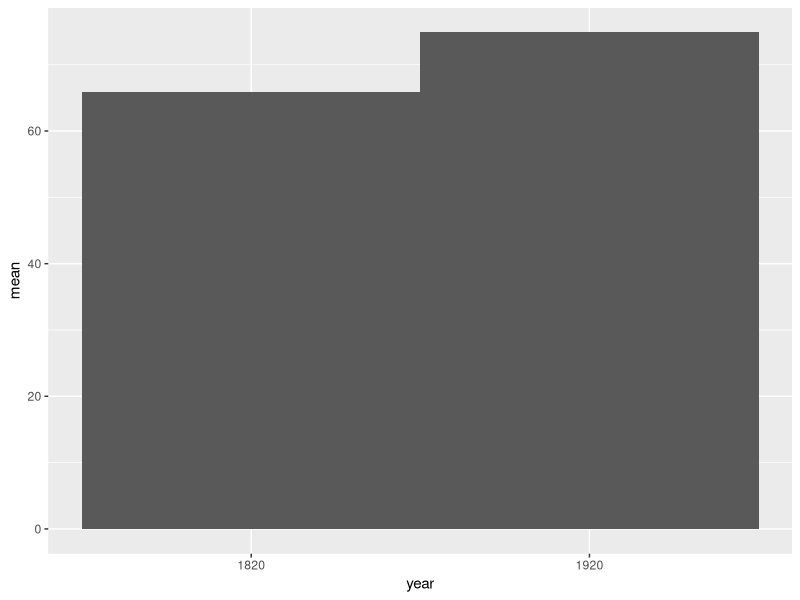

Recreate this plot in R.
library('tidyverse')

year_1820 <- read.csv("1820.csv")
year_1920 <- read.csv("1920.csv")

#Now all the information is in this data frames
#1820:
eighteenhundred <- year_1820

eighteenhundred$deathYear <- as.numeric(eighteenhundred$deathYear) 

eighteenhundred$birthYear <- as.numeric(eighteenhundred$birthYear) 

complete18 <- eighteenhundred %>%
  mutate(lifetime = deathYear - birthYear)

#1920:
nineteenhundred <- year_1920

nineteenhundred$deathYear <- as.numeric(nineteenhundred$deathYear) 

nineteenhundred$birthYear <- as.numeric(nineteenhundred$birthYear) 

complete19 <- nineteenhundred %>%
  mutate(lifetime = deathYear - birthYear)

mean18 <- mean(complete18$lifetime)
mean19 <- mean(complete19$lifetime)
year <- c ('1820', '1920')
mean <- c (mean18, mean19)
means_frame <- data.frame(year, mean)

ggplot() +
  geom_col(data = means_frame, mapping = aes(x = year, y = mean), width = 1)